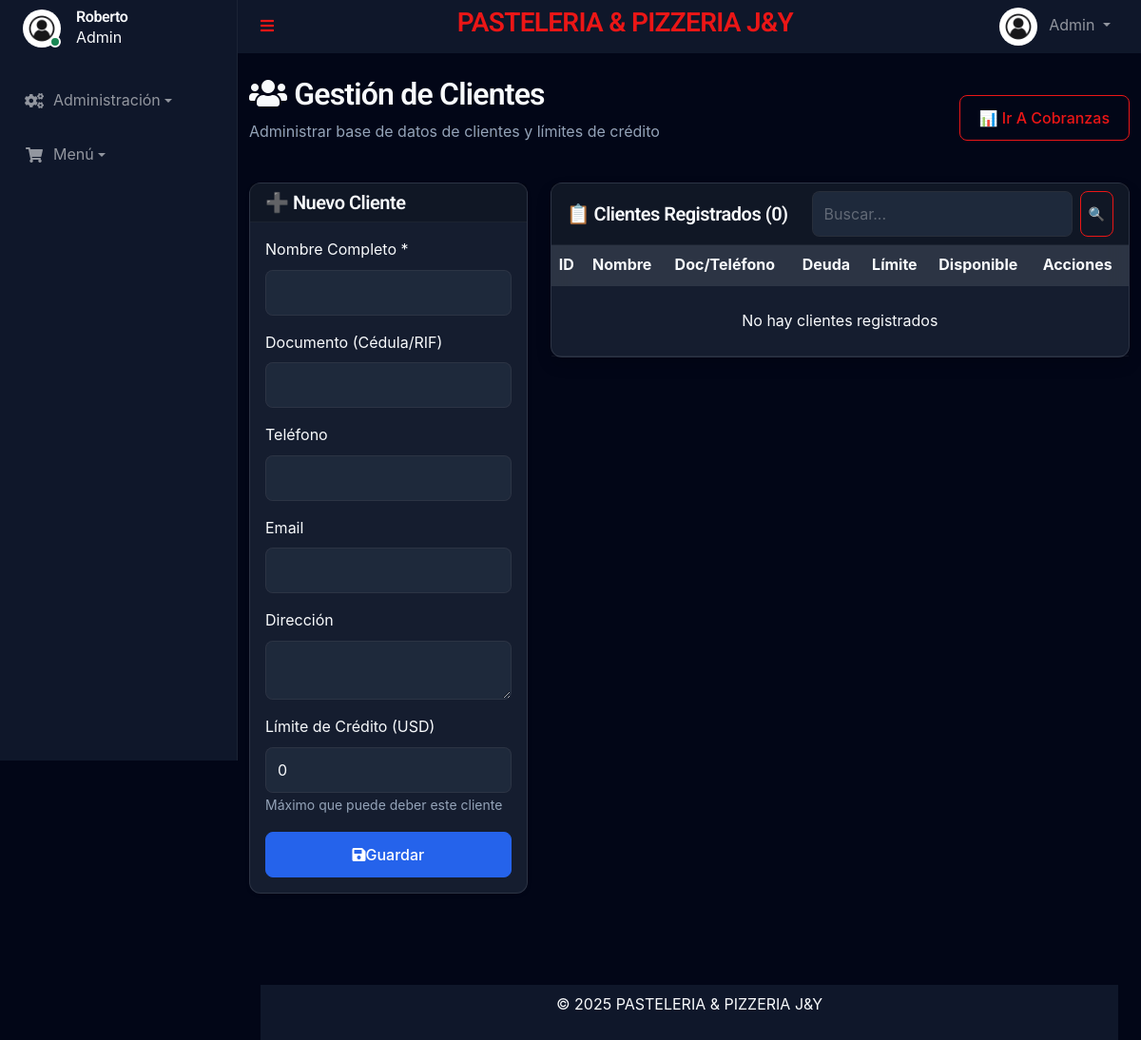
The page /admin/clientes.php (signed in) on the database as committed earlier.
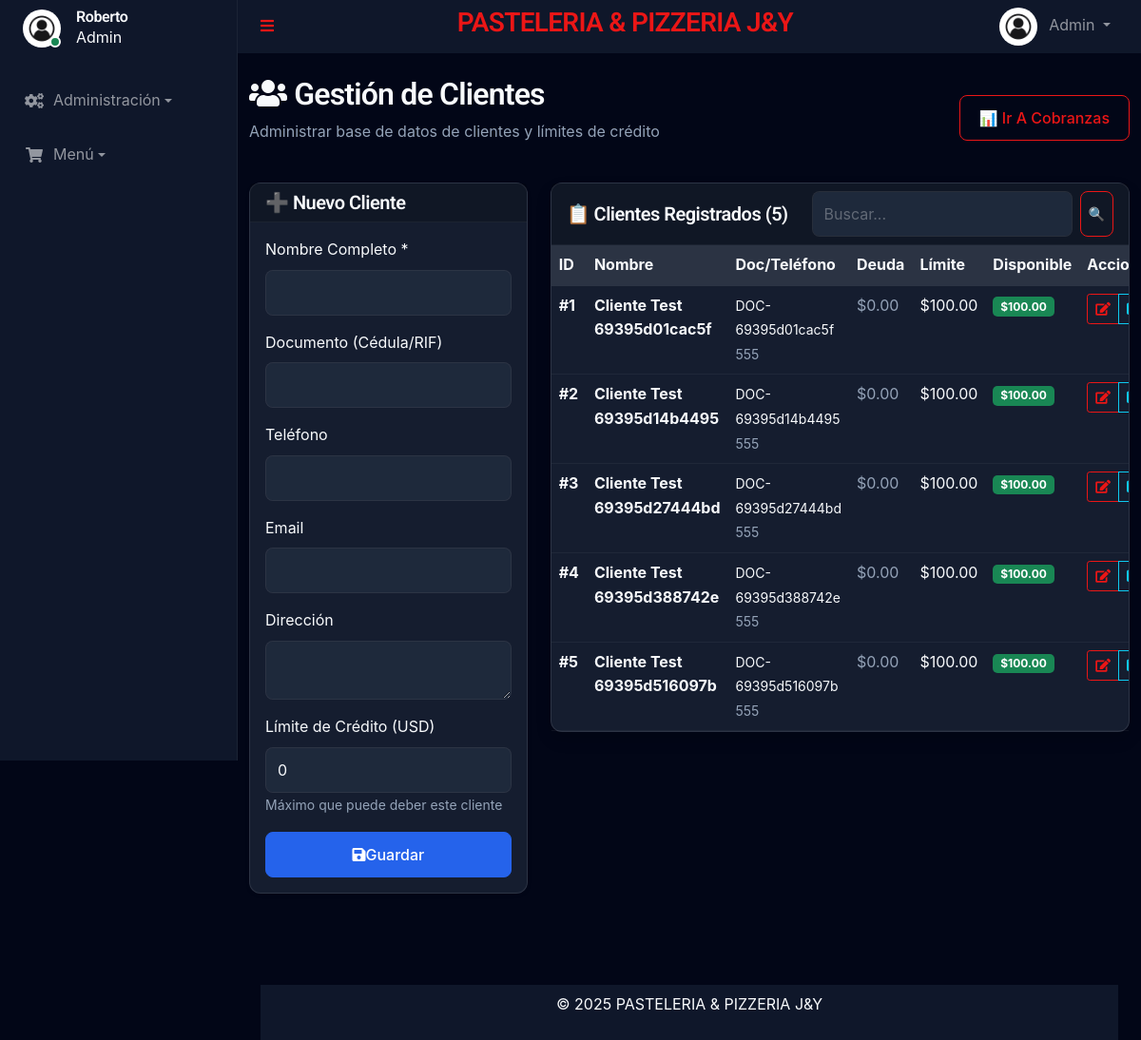
The same page on the database as committed later.
### tables this page shows
CREATE TABLE `clients` (
  `id` int(11) NOT NULL AUTO_INCREMENT,
  `name` varchar(150) NOT NULL,
  `document_id` varchar(50) DEFAULT NULL,
  `phone` varchar(50) DEFAULT NULL,
  `email` varchar(150) DEFAULT NULL,
  `address` text DEFAULT NULL,
  `credit_limit` decimal(20,6) DEFAULT 0.000000,
  `current_debt` decimal(20,6) DEFAULT 0.000000,
  `created_at` timestamp NULL DEFAULT current_timestamp(),
  PRIMARY KEY (`id`)
);

### admin/clientes.php (the view, shortened to what the rows shown need)
<?php
require_once '../templates/autoload.php';
$search = $_GET['search'] ?? '';
if ($search) {
    $stmt = $db->prepare("SELECT * FROM clients WHERE name LIKE ? OR document_id LIKE ? OR phone LIKE ? ORDER BY name");
    $stmt->execute(["%$search%", "%$search%", "%$search%"]);
} else {
    $stmt = $db->query("SELECT * FROM clients ORDER BY name");
}
$clients = $stmt->fetchAll(PDO::FETCH_ASSOC);
require_once '../templates/header.php';
?>
<div class="container mt-4 mb-5">
    <div class="d-flex justify-content-between align-items-center mb-4">
        <div>
            <h2><i class="fa fa-users me-2"></i>Gestión de Clientes</h2>
        </div>
    </div>
    <div class="row">
        <div class="col-md-8">
            <div class="card shadow">
                <div class="card-body p-0">
                    <div class="table-responsive">
                        <table class="table table-hover mb-0">
                            <thead class="table-light">
                                <tr>
                                    <th>ID</th>
                                    <th>Nombre</th>
                                    <th>Doc/Teléfono</th>
                                    <th>Deuda</th>
                                    <th>Límite</th>
                                    <th>Disponible</th>
                                    <th>Acciones</th>
                                </tr>
                            </thead>
                            <tbody>
                                <?php if (empty($clients)): ?>
                                    <tr>
                                        <td colspan="7" class="text-center py-4 text-muted">
                                            <?= $search ? '❌ No se encontraron resultados' : 'No hay clientes registrados' ?>
                                        </td>
                                    </tr>
                                <?php else: ?>
                                    <?php foreach ($clients as $c):
                                        $disponible = $c['credit_limit'] - $c['current_debt'];
                                        ?>
                                        <tr>
                                            <td><strong>#<?= $c['id'] ?></strong></td>
                                            <td>
                                                <div class="fw-bold"><?= htmlspecialchars($c['name']) ?></div>
                                            </td>
                                            <td>
                                                <small><?= htmlspecialchars($c['document_id'] ?? '') ?></small><br>
                                                <small class="text-muted"><?= htmlspecialchars($c['phone'] ?? '') ?></small>
                                            </td>
                                            <td>
                                                <?php if ($c['current_debt'] > 0): ?>
                                                    <span
                                                        class="badge bg-danger">$<?= number_format($c['current_debt'], 2) ?></span>
                                                <?php else: ?>
                                                    <span class="text-muted">$0.00</span>
                                                <?php endif; ?>
                                            </td>
                                            <td>$<?= number_format($c['credit_limit'], 2) ?></td>
                                            <td>
                                                <span class="badge bg-<?= $disponible > 0 ? 'success' : 'secondary' ?>">
                                                    $<?= number_format($disponible, 2) ?>
                                                </span>
                                            </td>
                                            <td>
                                                <div class="btn-group btn-group-sm">
                                                    <a href="?edit=<?= $c['id'] ?>" class="btn btn-outline-primary"
                                                        title="Editar">
                                                        <i class="fa fa-edit"></i>
                                                    </a>
                                                    <a href="cobranzas.php?client_id=<?= $c['id'] ?>"
                                                        class="btn btn-outline-info" title="Ver Deudas">
                                                    </a>
                                                </div>
                                            </td>
                                        </tr>
                                    <?php endforeach; ?>
                                <?php endif; ?>
                            </tbody>
                        </table>
                    </div>
                </div>
            </div>
        </div>
    </div>
</div>
<?php require_once '../templates/footer.php'; ?>

Rows that differ between the two databases and show on the page:
added clients: id "1", name "Cliente Test 69395d01cac5f", document "DOC-69395d01cac5f", phone "555", shows "$0.00", credit_limit "100.00", disponible "100.00"
added clients: id "2", name "Cliente Test 69395d14b4495", document "DOC-69395d14b4495", phone "555", shows "$0.00", credit_limit "100.00", disponible "100.00"
added clients: id "3", name "Cliente Test 69395d27444bd", document "DOC-69395d27444bd", phone "555", shows "$0.00", credit_limit "100.00", disponible "100.00"
added clients: id "4", name "Cliente Test 69395d388742e", document "DOC-69395d388742e", phone "555", shows "$0.00", credit_limit "100.00", disponible "100.00"
added clients: id "5", name "Cliente Test 69395d516097b", document "DOC-69395d516097b", phone "555", shows "$0.00", credit_limit "100.00", disponible "100.00"
Other text that changed with them:
count($clients): "0" → "5"
text no longer shown: "No hay clientes registrados"
